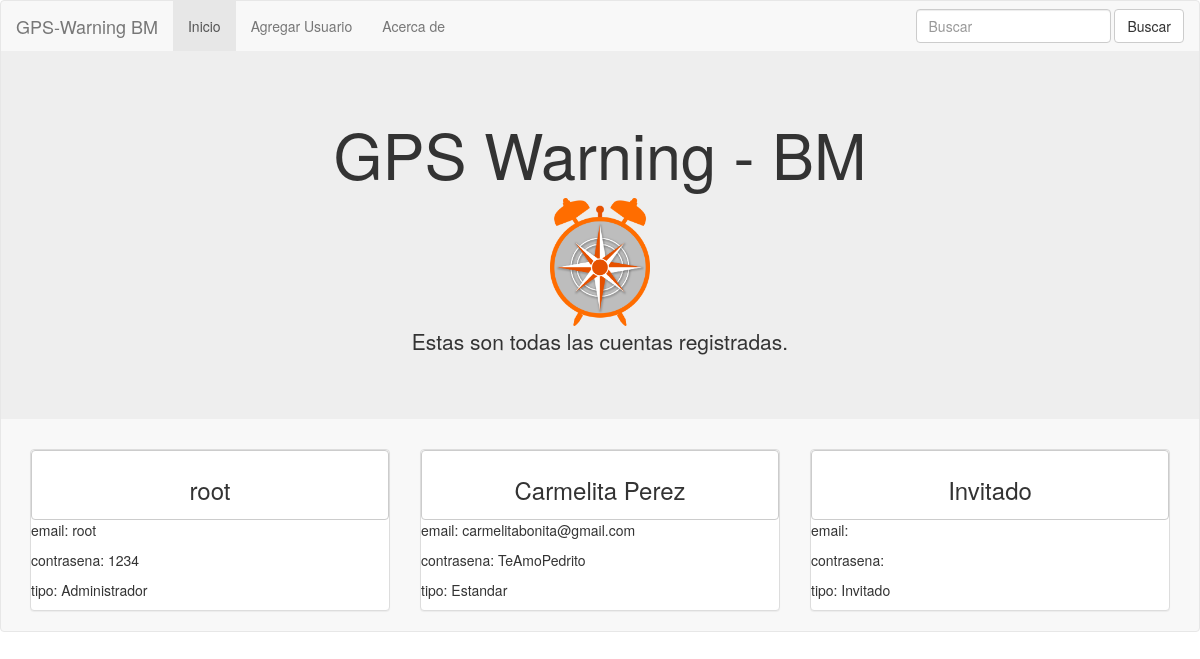
Screenshot of /todos_usuarios.php with the database file from the repository.
### tables this page shows
create table usuarios(
		id_usuario int(3) not null auto_increment primary key,
		nombre varchar(30),
		email varchar(30),
		contrasena varchar(13),
		fk_tipo_usuarios int(1),
		foreign key (fk_tipo_usuarios) references tipos_usuarios(id_tipo_usuario)
		);

create table tipos_usuarios(
		id_tipo_usuario int(1) not null auto_increment primary key,
		tipo_usuario char(13)
		);

### todos_usuarios.php (the view, shortened to what this page needs)
<?php
  $query = "SELECT U.nombre,U.email,U.contrasena,TU.tipo_usuario,U.id_usuario
  FROM usuarios U, tipos_usuarios TU
  WHERE TU.id_tipo_usuario = U.fk_tipo_usuarios";
  $result = mysql_query($query);
?>
<!DOCTYPE html>
<html lang="es">
  <head>
    <link href="css/bootstrap.min.css" rel="stylesheet">
    <link href="css/ie10-viewport-bug-workaround.css" rel="stylesheet">
  </head>
  <body>
    <nav role="navigation" class="navbar navbar-default">
      <div class="navbar-header">
        <a href="todos_usuarios.php" class="navbar-brand">GPS-Warning BM</a>
      </div>
        <div id="navbarCollapse" class="collapse navbar-collapse">
          <ul class="nav navbar-nav">
            <li class="active"><a href="todos_usuarios.php">Inicio</a></li>
            <li><a href="agregar_usuario.php">Agregar Usuario</a></li>
            <li><a href="acerca_de.php">Acerca de</a></li>
          </ul>
        <form class="navbar-form navbar-right" action="busca_usuario.php" role="search">
          <input type="text" name="parametro" id="parametro" class="form-control" placeholder="Buscar">
          <button type="submit" class="btn btn-default">Buscar</button>
        </form>
      </div>
      <div class="jumbotron text-center">
        <h1>GPS Warning - BM</h1>
        <img src="images/logo.png" class="img-rounded" alt="Cinque Terre" width="100" height=auto>
        <p>Estas son todas las cuentas registradas.</p>
      </div>
      <div class="container">
        <div class="row">
          <?php
            while ( $registro = mysql_fetch_array($result)) {
          ?>
          <div class="col-sm-4">
            <div class="panel panel-default">
              <button onclick="window.location.href='usuario.php?id=<?php echo $registro[4];?>'" class="btn btn-default btn-block">
                <h3><?php echo $registro[0]?></h3>
              </button>
              <p>email: <?php echo $registro[1]?></p>
              <p>contrasena: <?php echo $registro[2]?></p>
              <p>tipo: <?php echo $registro[3]?></p>
            </div>
          </div>
          <?php
            }
          ?>
        </div>
      </div>
    </nav>
  </body>
</html>

### rows the page displays
usuarios: nombre "root", email "root", contrasena "1234", fk_tipo_usuarios.tipo_usuario "Administrador"
usuarios: nombre "Carmelita Perez", email "carmelitabonita@gmail.com", contrasena "TeAmoPedrito", fk_tipo_usuarios.tipo_usuario "Estandar"
usuarios: nombre "Invitado", fk_tipo_usuarios.tipo_usuario "Invitado"
